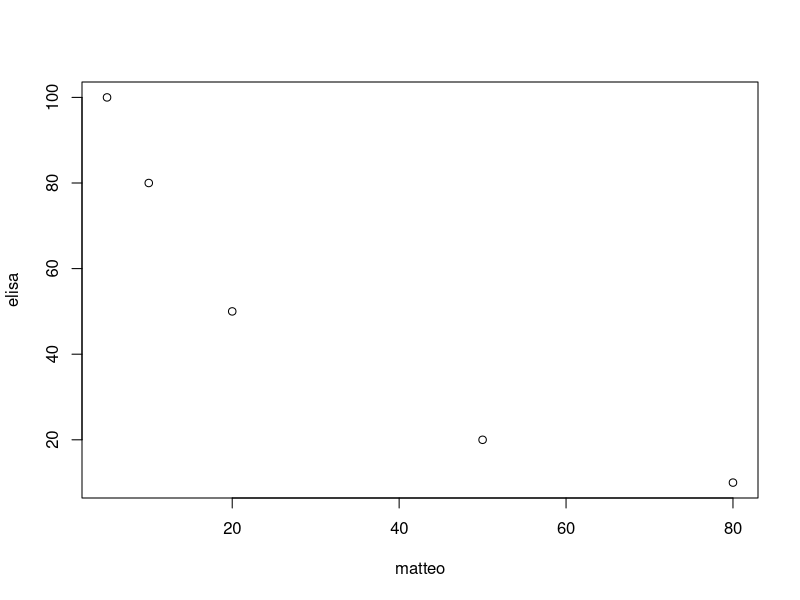
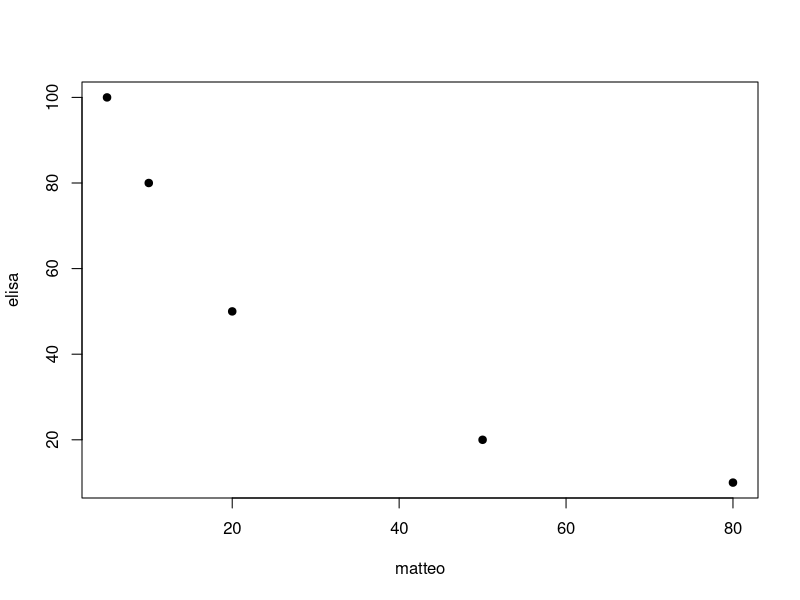

Write the R code that produced these figures, in order.
#Spatial Ecology in R

# operation
2 + 3 

# an object
samuele <- 2 + 3

# another object
gemma <- 4 + 6

# different ojects
samuele + gemma
samuele * gemma # instead of writing (2+3) * (4+6)
samuele ^ gemma

tma <- 5 * 4

tma + samuele + gemma # 20 + 5 + 10

matteo<-c(5,10,20,50,80) #an array is a set of elements: this is the array of mammal species

sum (5,10)

elisa<-c(100,80,50,20,10) #an array of human deaths due to a desease

plot(matteo,elisa)

#point character changes the points inside the plt

#changing the point character
plot(matteo,elisa,pch=19)
